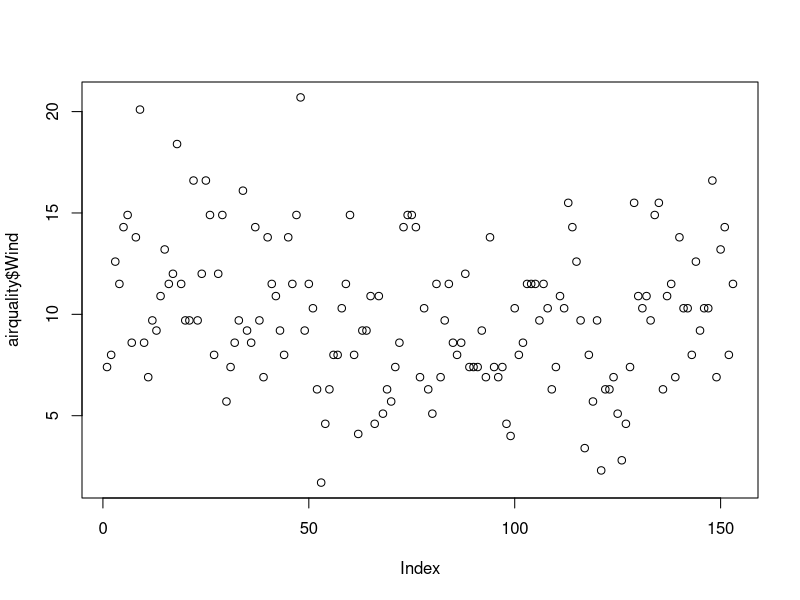
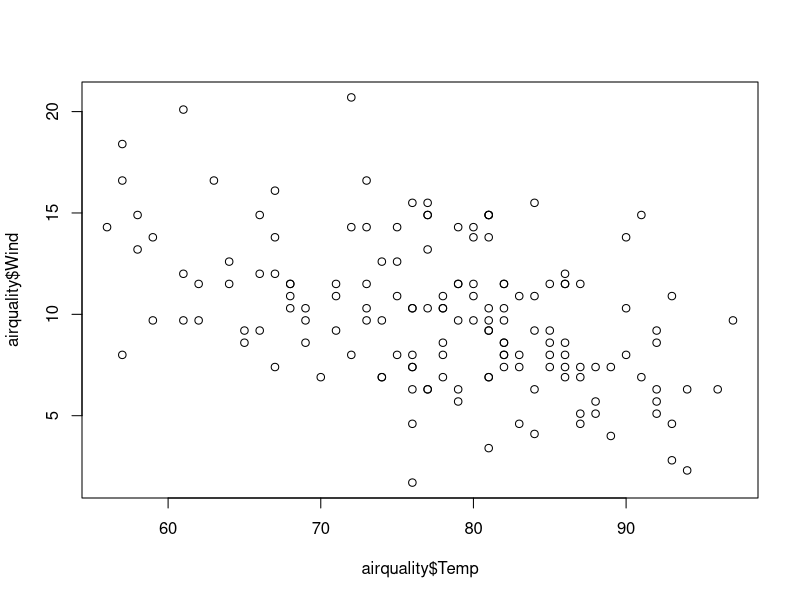
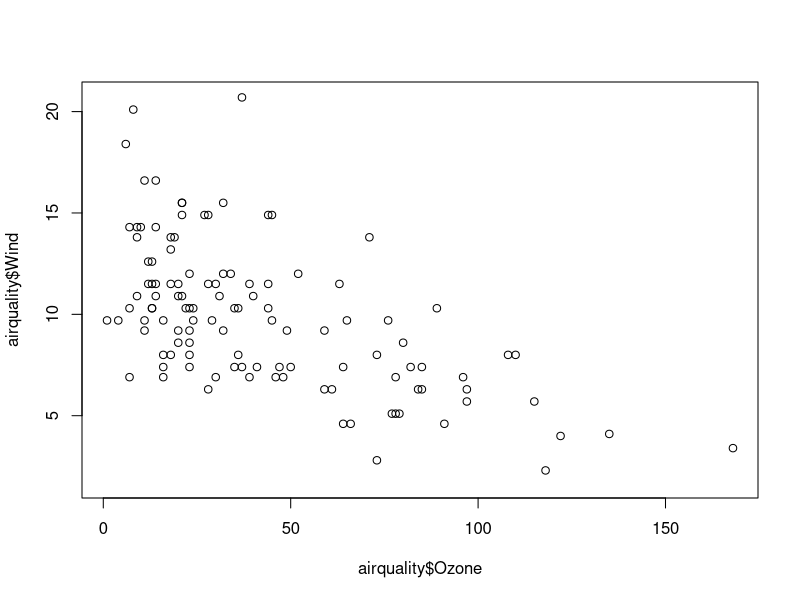
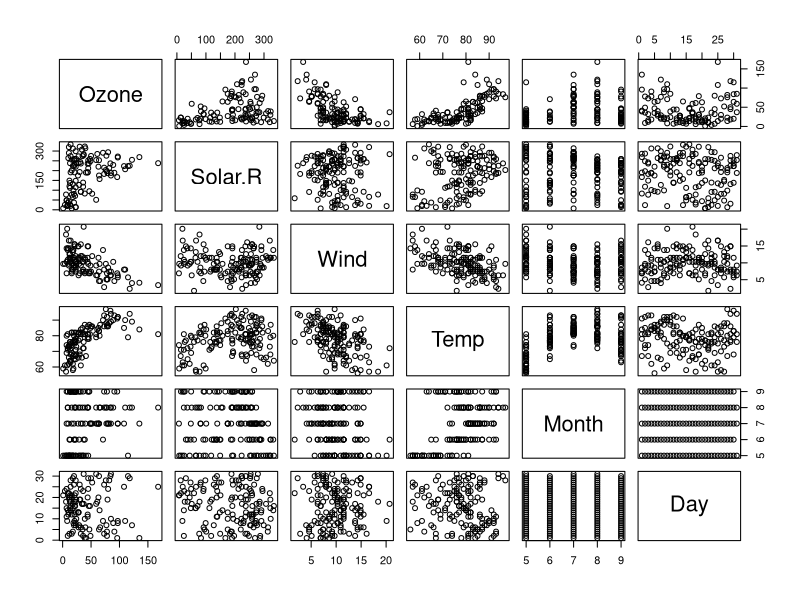
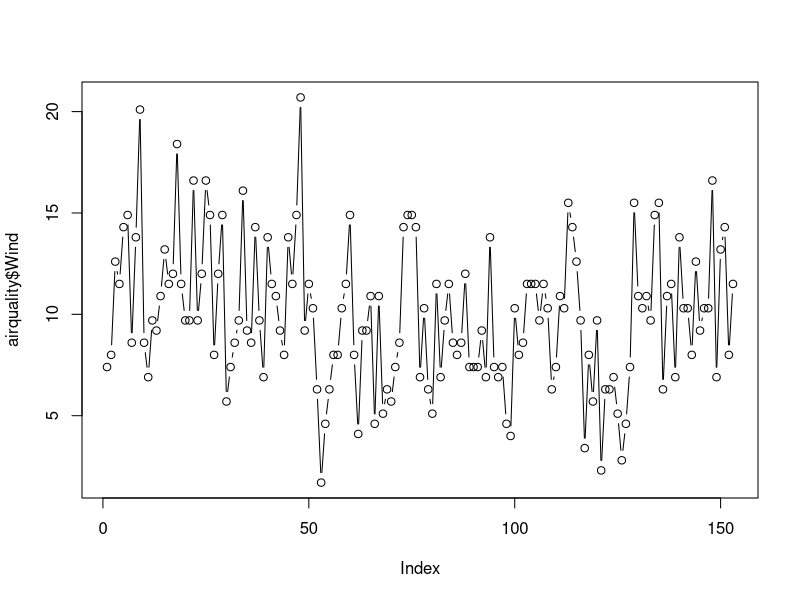
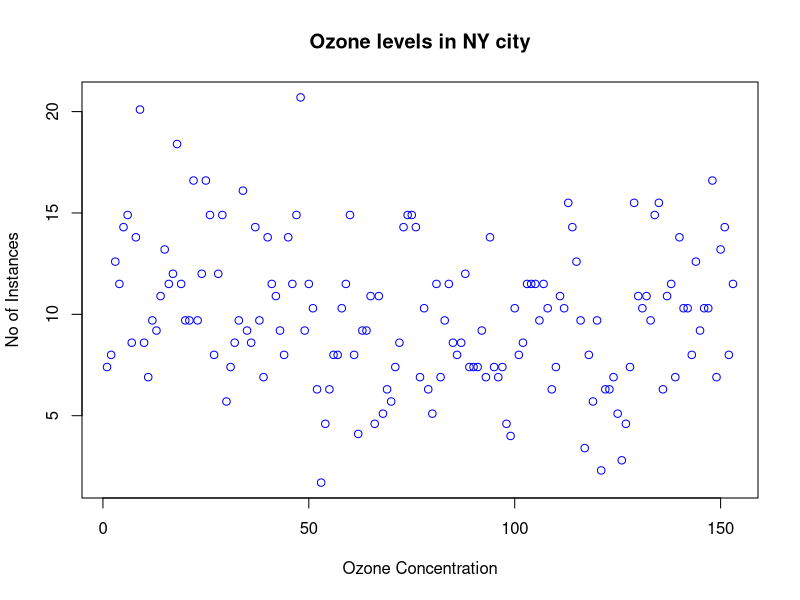
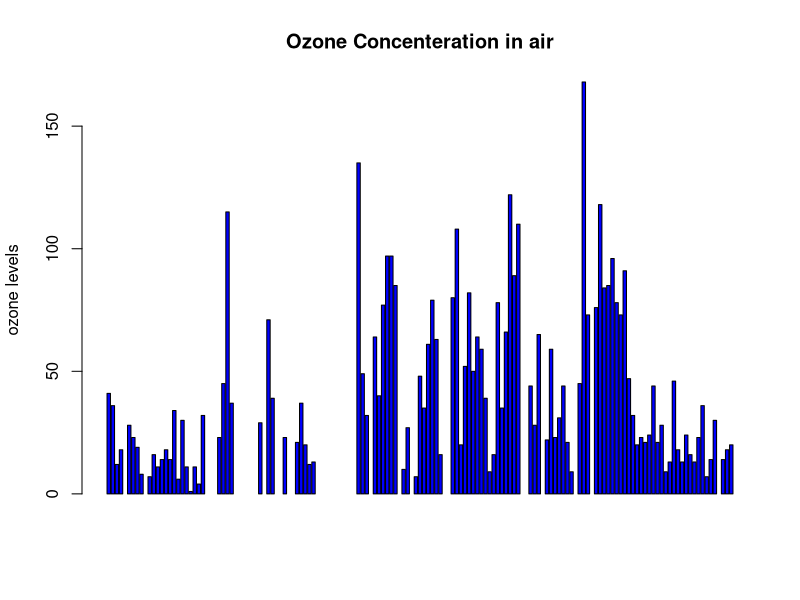
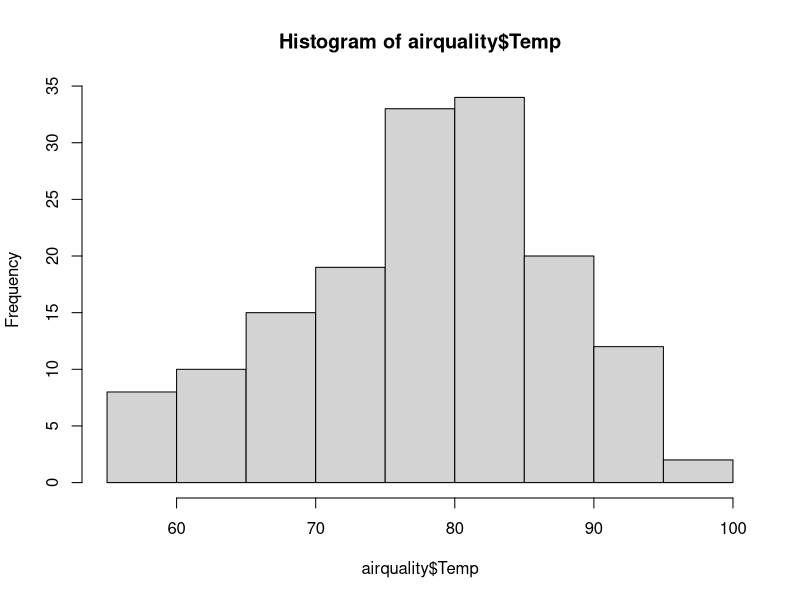

These charts were generated, in order, by the following R code:
#airquality = read.csv('path/airquality.csv',header=TRUE, sep=",")
airquality <- datasets::airquality


####Top 10 rows and last 10 rows
head(airquality,5)
tail(airquality,10)

######Columns
airquality[,c(1,2)]

df<-airquality[,-6]

summary(airquality[,1])

airquality$Ozone

summary(airquality$Wind)

###########Summary of the data#########

summary(airquality)
summary(airquality$Wind)
summary(airquality$Ozone,na.rm=TRUE)
#####################
plot(airquality$Wind)

plot(airquality$Temp,airquality$Wind,type="p")
plot(airquality$Ozone,airquality$Wind,type="p")

plot(airquality)
# points and lines 
plot(airquality$Wind, type= "b") # p: points, l: lines,b: both
plot(airquality$Wind, xlab = 'Ozone Concentration', 
     ylab = 'No of Instances', main = 'Ozone levels in NY city',
     col = 'blue')
# Horizontal bar plot
barplot(airquality$Ozone, main = 'Ozone Concenteration in air',
        ylab = 'ozone levels', col= 'blue',horiz = F)
#Histogram
hist(airquality$Temp)
hist(airquality$Temp, 
     main = 'Solar Radiation values in air',
     xlab = 'Solar rad.', col='blue')

#Single box plot
boxplot(airquality$Ozone,main="Boxplot")
# Multiple box plots
boxplot(airquality[,1:4],main='Multiple')
#margin of the grid(mar), 
#no of rows and columns(mfrow), 
#whether a border is to be included(bty) 
#and position of the 
#labels(las: 1 for horizontal, las: 0 for vertical)
#bty - box around the plot (o= yes bounding box needed, n= no box)
par(mfrow=c(3,3),mar=c(2,5,2,1),  las=0, bty="o")
plot(airquality$Ozone)
plot(airquality$Ozone, airquality$Wind)
plot(airquality$Ozone, type= "l")
plot(airquality$Ozone, type= "l")
plot(airquality$Ozone, type= "l")
barplot(airquality$Ozone, main = 'Ozone Concenteration in air',
        xlab = 'ozone levels', col='green',horiz = TRUE)
hist(airquality$Solar.R)
boxplot(airquality$Solar.R)
boxplot(airquality[,1:4], main='Multiple Box plots')

